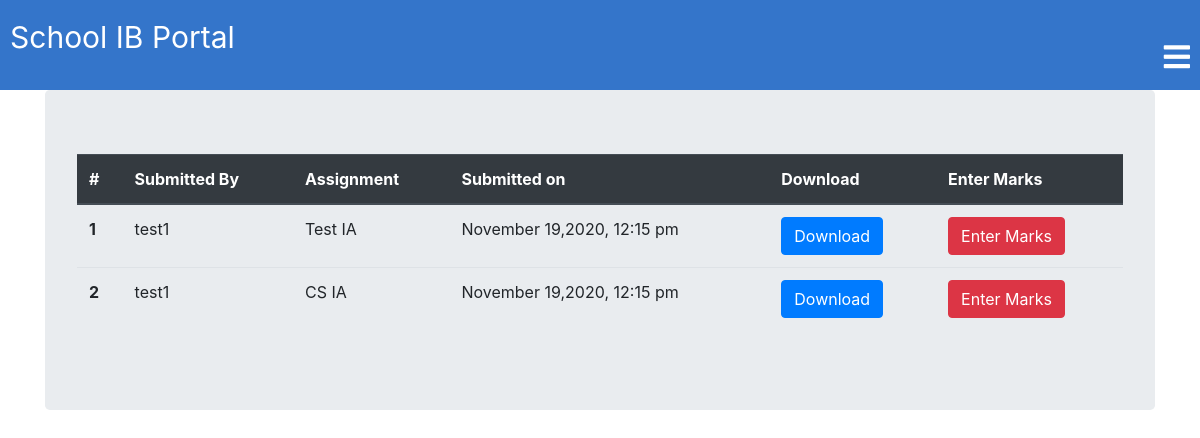
Page /submit_list/ (signed in) on the committed database.
### Portal/models.py (models this page shows, shortened)
class SubmitAssignment(models.Model):
    student = models.ForeignKey(Student,related_name='student_submit',on_delete=models.CASCADE)
    teacher = models.ForeignKey(Teacher,related_name='teacher_submit',on_delete=models.CASCADE)
    created_at = models.DateTimeField(auto_now=True)
    submitted_assignment = models.ForeignKey(ClassAssignment,related_name='submission_for_assignment',on_delete=models.CASCADE)
    submit = models.FileField(upload_to='Submission')
    class Meta:
        ordering = ['-created_at']

class Student(models.Model):
    username = models.OneToOneField(logger,on_delete=models.CASCADE,primary_key=True,related_name='Student')
    name=models.CharField(max_length=250)
    roll_no = models.CharField(max_length=50)
    email = models.EmailField(max_length=254)
    class Meta:
        ordering = ['roll_no']

class ClassAssignment(models.Model):
    student = models.ManyToManyField(Student,related_name='student_assignment')
    teacher = models.ForeignKey(Teacher,related_name='teacher_assignment',on_delete=models.CASCADE)
    created_at = models.DateTimeField(auto_now=True)
    assignment_name = models.CharField(max_length=250)
    assignment = models.FileField(upload_to='assignments')
    class Meta:
        ordering = ['-created_at']

### Portal/views.py (the view)
# urls.py: path('submit_list/',views.submit_list,name="submit_list"),
@login_required
def submit_list(request):
    teacher = request.user.Teacher
    return render(request,'submit_list.html',{'teacher':teacher})

### templates/submit_list.html (shortened to what this page needs)
{% extends 'base.html' %}
{% block content %}
<div class="container">
  <div class="jumbotron">
{% if teacher.teacher_submit.count == 0 %}
  <h2>No Submissions Yet</h2>
{% else %}
  <table class="table">
    <thead class="thead-dark">
      <tr>
        <th scope="col">#</th>
        <th scope="col">Submitted By</th>
        <th scope="col">Assignment</th>
        <th scope="col">Submitted on</th>
        <th scope="col">Download</th>
        <th scope="col">Enter Marks</th>
      </tr>
    </thead>
    <tbody>
      {% for submission in teacher.teacher_submit.all %}
        <tr>
          <th scope="row">{{ forloop.counter }}</th>
          <td>{{ submission.student.name }}</td>
          <td>{{ submission.submitted_assignment.assignment_name }}</td>
          <td>November 19,2020, 12:15 pm</td>
          <td><a href="{{ submission.submit.url }}" class="btn btn-primary" target="_blank">Download</a></td>
          <td> <a class="btn btn-danger"  href="{% url 'enter_marks' pk=submission.student.pk %}">Enter Marks</a> </td>
        </tr>
      {% endfor %}
    </tbody>
  </table>
{% endif %}
</div>
</div>
{% endblock %}

### rows in the picture
SubmitAssignment: student.name "test1", submitted_assignment.assignment_name "Test IA"
SubmitAssignment: student.name "test1", submitted_assignment.assignment_name "CS IA"
